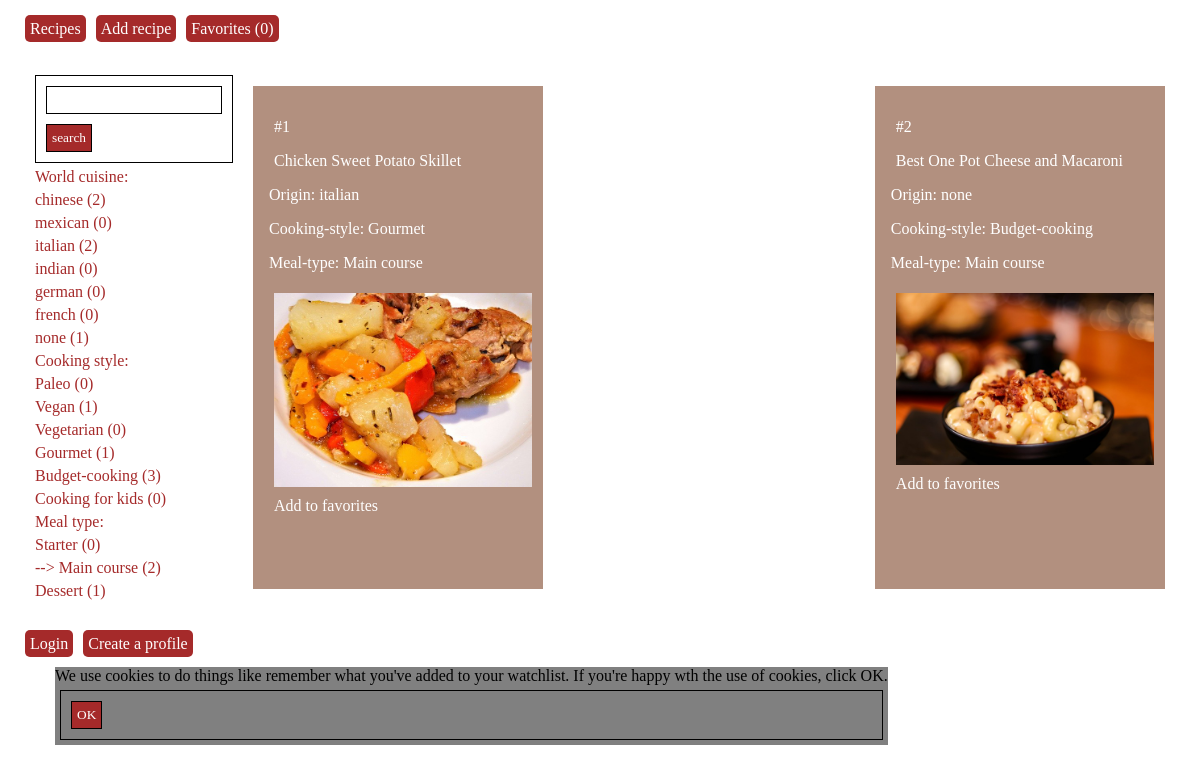
The app's page /?page=recipes&meal=2 with its own data.
### tables this page shows
CREATE TABLE `world_cuisine` (
  `world_cuisine_nr` int(10) UNSIGNED NOT NULL,
  `world_cuisine_name` varchar(50) NOT NULL
);

CREATE TABLE `cooking_style` (
  `cooking_style_nr` int(10) UNSIGNED NOT NULL,
  `cooking_style_name` varchar(50) NOT NULL
);

CREATE TABLE `meal_type` (
  `meal_type_nr` int(10) UNSIGNED NOT NULL,
  `meal_type_name` varchar(50) NOT NULL
);

CREATE TABLE `recipes` (
  `recipe_nr` int(10) UNSIGNED NOT NULL,
  `title` varchar(50) NOT NULL,
  `instructions` text NOT NULL,
  `world_cuisine_fk` int(10) UNSIGNED NOT NULL,
  `cooking_style_fk` int(10) UNSIGNED NOT NULL,
  `meal_type_fk` int(10) UNSIGNED NOT NULL,
  `image` varchar(255) NOT NULL,
  `score` tinyint(1) UNSIGNED NOT NULL,
  `date` timestamp NOT NULL DEFAULT current_timestamp() ON UPDATE current_timestamp()
);

### ext/recipes_view.php (the view, shortened to what this page needs)
<?php
	$db = mysqli_connect("localhost", "root", "", "recipes");
?>
<menu>
	<form action="?page=recipes" method="post">
		<input type="text" name="search" value="<?php echo @$_POST["search"]; ?>" />
		<input type="submit" value="search" />
	</form>
<?php
$response = mysqli_query($db, "select * from world_cuisine");
echo "<a href='?page=".$_GET["page"]."&world=0'>World cuisine:</a>";
while($row = mysqli_fetch_array($response))
{
	$nr = $row["world_cuisine_nr"];
	$name = $row["world_cuisine_name"];
	$response2 = mysqli_query($db, "select count(*) from recipes where world_cuisine_fk = $nr");
	$row2 = mysqli_fetch_array($response2);
	$sum = $row2[0];
	$selection = "";
	echo "<a href='?page=".$_GET["page"]."&world=$nr'> $selection $name ($sum)</a>";
}
$response = mysqli_query($db, "select * from cooking_style");
echo "<a href='?page=".$_GET["page"]."&cooking=0'>Cooking style:</a>";
while($row = mysqli_fetch_array($response))
{
	$nr = $row["cooking_style_nr"];
	$name = $row["cooking_style_name"];
	$response2 = mysqli_query($db, "select count(*) from recipes where cooking_style_fk = $nr");
	$row2 = mysqli_fetch_array($response2);
	$sum = $row2[0];
	$selection = "";
	echo "<a href='?page=".$_GET["page"]."&cooking=$nr'> $selection $name ($sum)</a>";
}
$response = mysqli_query($db, "select * from meal_type");
echo "<a href='?page=".$_GET["page"]."&meal=0'>Meal type:</a>";
while($row = mysqli_fetch_array($response))
{
	$nr = $row["meal_type_nr"];
	$name = $row["meal_type_name"];
	$row2 = mysqli_query($db, "select count(*) from recipes where meal_type_fk = $nr");
	$row2 = mysqli_fetch_array($row2);
	$sum = $row2[0];
	$selection = "";
	if(isset($_GET["meal"]) && $_GET["meal"] == $nr)
	{
		$selection = "-->";
	}
	echo "<a href='?page=".$_GET["page"]."&meal=$nr'> $selection $name ($sum)</a>";
}
?>
</menu>
<div class="teaser_box">
<?php
$befehl = "SELECT distinct
			recipe_nr,
			title,
			instructions,
			image,
			world_cuisine_name,
			cooking_style_name,
			meal_type_name
			FROM recipes
			JOIN
								world_cuisine ON world_cuisine.world_cuisine_nr = recipes.world_cuisine_fk
								JOIN
								cooking_style ON cooking_style.cooking_style_nr = recipes.cooking_style_fk
								JOIN
								meal_type ON meal_type.meal_type_nr = recipes.meal_type_fk";
$zusatz = array();
if(isset($_GET["meal"]))
{
	$zusatz[] =  " meal_type_fk = ".$_GET["meal"];
}
if(count($zusatz) > 0)
{
	$erweiterung = implode(" and ", $zusatz);
	$befehl .= " where " . $erweiterung;
}
$response = mysqli_query($db, $befehl);
while($row = mysqli_fetch_array($response))
{
		echo "<div class='teaser'>";
		$recipe_nr = $row["recipe_nr"];
		echo "<a href='?page=recipes&recipe_nr=$recipe_nr'>
			<p>#".$recipe_nr."</p>";
			$title = $row["title"];
			echo "<p>".$title."</p>";
		echo "</a>";
		$world = $row["world_cuisine_name"];
		echo "<p>Origin: ".$world."</p>";
		$cooking = $row["cooking_style_name"];
		echo "<p>Cooking-style: ".$cooking."</p>";
		$meal = $row["meal_type_name"];
		echo "<p>Meal-type: ".$meal."</p>";
		$image = $row["image"];
		echo "<img src='img/$image' />";
		echo "<a href='?page=recipes&watch=$recipe_nr'>Add to favorites</a>";
		echo "</div>";
}
echo "</div>";
?>

### css/style.css (style rules this page uses)
.teaser_box { display: flex; flex-wrap: nowrap; justify-content: space-between; margin-top: 1rem; }
.teaser { background-color: rgba(102,34,0,0.5); padding: 1rem; width: 28%; margin-bottom: 1rem; color: rgba(255,215,0, 1); transition: all .3s ease; }
.teaser img { width: 100%; height: auto; }
.teaser p { color: white; margin: 1rem 0; }
.teaser a { display: block; color: white; }

### css/optik.css (style rules this page uses)
* { font-family: Arial Black; padding: 0px; margin: 5px; }
a, a:visited { color: blue; }
menu a { text-decoration: none; display: block; }
a { color: brown; text-decoration: none; }
form, input, select, button { margin: 5px; padding: 5px; border: 1px solid black; }
input[type=submit], button { background-color: brown; color: white; }

### records on screen
world_cuisine: world_cuisine_name "chinese", sum "2"
world_cuisine: world_cuisine_name "mexican", sum "0"
world_cuisine: world_cuisine_name "italian", sum "2"
world_cuisine: world_cuisine_name "indian", sum "0"
world_cuisine: world_cuisine_name "german", sum "0"
world_cuisine: world_cuisine_name "french", sum "0"
world_cuisine: world_cuisine_name "none", sum "1"
cooking_style: cooking_style_name "Paleo", sum "0"
cooking_style: cooking_style_name "Vegan", sum "1"
cooking_style: cooking_style_name "Vegetarian", sum "0"
cooking_style: cooking_style_name "Gourmet", sum "1"
cooking_style: cooking_style_name "Budget-cooking", sum "3"
cooking_style: cooking_style_name "Cooking for kids", sum "0"
meal_type: meal_type_name "Starter", sum "0"
meal_type: meal_type_nr "-->", meal_type_name "Main course", sum "2"
meal_type: meal_type_name "Dessert", sum "1"
recipes: recipe_nr "1", title "Chicken Sweet Potato Skillet", world_cuisine.world_cuisine_name "italian", cooking_style.cooking_style_name "Gourmet", meal_type.meal_type_name "Main course", shows a picture
recipes: recipe_nr "2", title "Best One Pot Cheese and Macaroni", world_cuisine.world_cuisine_name "none", cooking_style.cooking_style_name "Budget-cooking", meal_type.meal_type_name "Main course", image (picture)

### other values on screen
$name "Recipes"
$name "Add recipe"
$name "Favorites (0)"
$name "Login"
$name "Create a profile"
